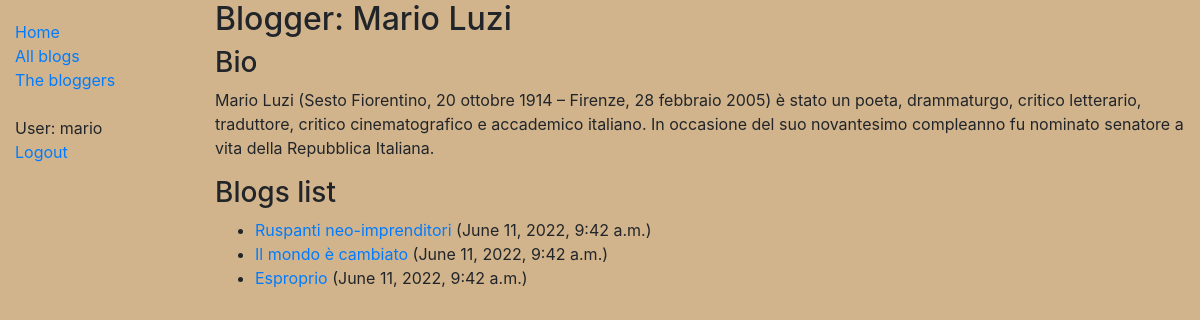
The app's page /blog/blogger/2 (signed in) with its own data.
### nanoblog/models.py (models this page shows, shortened)
class Blogger(models.Model):
    user = models.OneToOneField(User, on_delete=models.CASCADE)
    shortbio = models.TextField(max_length=2000)
    def __str__(self):
        return self.user.get_full_name()
    class Meta:
        ordering = ["user"]

class BlogPost(models.Model):
    title = models.CharField(max_length=200, unique=True)
    content = models.TextField()
    blogger = models.ForeignKey(Blogger, on_delete=models.CASCADE)
    time = models.DateTimeField(default=datetime.datetime.now, editable=False)
    def __str__(self):
        return f"{self.title}"

### nanoblog/views.py (the view)
# urls.py: path("blog/blogger/<int:pk>", views.BloggerView.as_view(), name = "blogger"),
class BloggerView(DetailView):
    model = Blogger
    def get_context_data(self, **kwargs):
        ctx = super().get_context_data(**kwargs)
        ctx['blogposts'] = BlogPost.objects.filter(blogger=ctx["object"])
        return ctx

### nanoblog/templates/nanoblog/blogger_detail.html
{% extends "base_generic.html" %}
{% block content %}
<h2>Blogger: {{ blogger }}</h2>
<h3>Bio</h3>
<p>{{ blogger.shortbio }}</p>
<h3>Blogs list</h3>
<ul>
    {% for blogpost in blogposts %}
    <li>
        <a href="{% url 'blogpost' pk=blogpost.id %}">{{ blogpost }}</a> ({{ blogpost.time }})</a>
    </li>
    {% endfor %}
</ul>
{% endblock %}

### nanoblog/templates/base_generic.html (shortened to what this page needs)
<!DOCTYPE html>
<html lang="en">
<head>
    <link rel="stylesheet" href="https://cdn.jsdelivr.net/npm/bootstrap@4.5.3/dist/css/bootstrap.min.css"
>
    {% load static %}
    <link rel="stylesheet" href="{% static 'css/styles.css' %}">
</head>
<body>
    <div class="container-fluid">
        <div class="row">
            <div class="col-sm-2">
                {% block sidebar %}
                <ul class="sidebar-nav" style = "list-style-type: none;">
                    <li><a href="{% url 'home' %}">Home</a></li>
                    <li><a href="{% url 'blogposts' %}">All blogs</a></li>
                    <li><a href="{% url 'bloggers' %}">The bloggers</a></li>
                    <br/>
                    {% if user.is_authenticated %}
                    <li>User: {{ user.get_username }}</li>
                    <li><a href="{% url 'logout'%}?next={{request.path}}">Logout</a></li>
                    {% else %}
                    <li><a href="{% url 'login'%}?next={{request.path}}">Login</a></li>
                    {% endif %}
                </ul>
                {% endblock %}
            </div>
            <div class="col-sm-10 ">{% block content %}{% endblock %}
            </div>
        </div>
    </div>
</body>
</html>

### nanoblog/static/css/styles.css (style rules this page uses)
body { background-color: tan; }
.sidebar-nav { margin-top: 20px; padding: 0; list-style: none; }

### records on screen
Blogger: user.last_name "Mario Luzi", shortbio "Mario Luzi (Sesto Fiorentino, 20 ottobre 1914 – Firenze, 28 febbraio 2005) è stato un poeta, drammaturgo, critico letterario, traduttore, critico cinematografico e accademico italiano. In occasione del suo novantesimo compleanno fu nominato senatore a vita della Repubblica Italiana."
BlogPost: title "Ruspanti neo-imprenditori", time "June 11, 2022, 9:42 a.m."
BlogPost: title "Il mondo è cambiato", time "June 11, 2022, 9:42 a.m."
BlogPost: title "Esproprio", time "June 11, 2022, 9:42 a.m."

### other values on screen
{{ user.get_username }} "mario"
